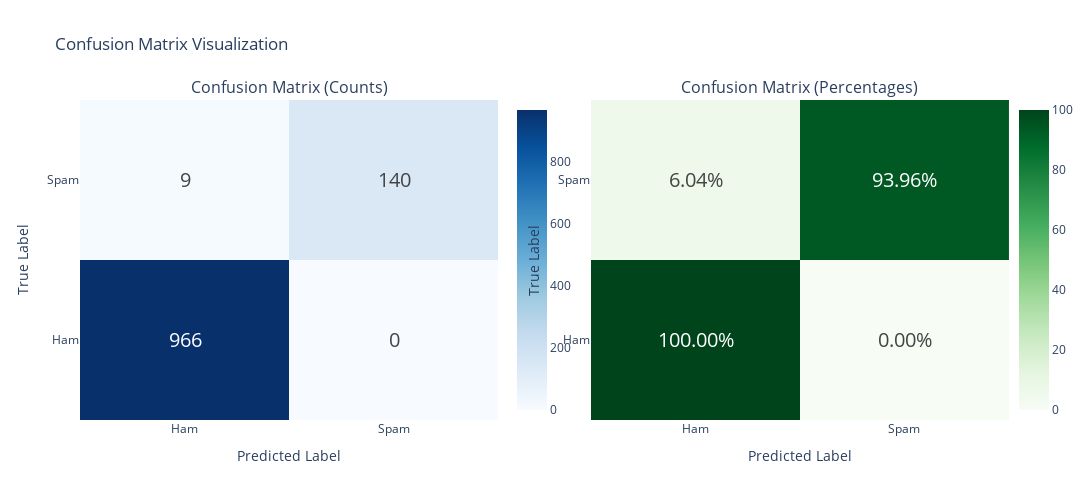

The notebook cell this image was saved under:
### Markdown cell above
## 12. Confusion Matrix Visualization

### Code cell
# Confusion Matrix Visualization using Plotly
cm = confusion_matrix(test_true_labels, test_predictions)

# Create subplots for count and percentage
fig = make_subplots(
    rows=1, cols=2,
    subplot_titles=('Confusion Matrix (Counts)', 'Confusion Matrix (Percentages)'),
    specs=[[{'type':'heatmap'}, {'type':'heatmap'}]]
)

# Confusion matrix with counts
fig.add_trace(
    go.Heatmap(
        z=cm,
        x=['Ham', 'Spam'],
        y=['Ham', 'Spam'],
        text=cm,
        texttemplate='%{text}',
        textfont={"size": 20},
        colorscale='Blues',
        showscale=True,
        colorbar=dict(x=0.46)
    ),
    row=1, col=1
)

# Confusion matrix with percentages
cm_percent = cm.astype('float') / cm.sum(axis=1)[:, np.newaxis] * 100
fig.add_trace(
    go.Heatmap(
        z=cm_percent,
        x=['Ham', 'Spam'],
        y=['Ham', 'Spam'],
        text=[[f'{val:.2f}%' for val in row] for row in cm_percent],
        texttemplate='%{text}',
        textfont={"size": 20},
        colorscale='Greens',
        showscale=True,
        colorbar=dict(x=1.0)
    ),
    row=1, col=2
)

fig.update_xaxes(title_text="Predicted Label", row=1, col=1)
fig.update_xaxes(title_text="Predicted Label", row=1, col=2)
fig.update_yaxes(title_text="True Label", row=1, col=1)
fig.update_yaxes(title_text="True Label", row=1, col=2)

fig.update_layout(
    title_text="Confusion Matrix Visualization",
    height=500,
    width=1200
)

fig.show()

### Figure 1 — Plotly figure (JSON) as saved in the notebook; plotly's stock layout.template omitted (floating-point values rounded to 4 significant figures)
{"data": [{"colorbar": {"x": 0.46}, "colorscale": [[0, "rgb(247,251,255)"], [0.125, "rgb(222,235,247)"], [0.25, "rgb(198,219,239)"], [0.375, "rgb(158,202,225)"], [0.5, "rgb(107,174,214)"], [0.625, "rgb(66,146,198)"], [0.75, "rgb(33,113,181)"], [0.875, "rgb(8,81,156)"], [1, "rgb(8,48,107)"]], "showscale": true, "text": [[966, 0], [9, 140]], "textfont": {"size": 20}, "texttemplate": "%{text}", "type": "heatmap", "x": ["Ham", "Spam"], "xaxis": "x", "y": ["Ham", "Spam"], "yaxis": "y", "z": [[966, 0], [9, 140]]}, {"colorbar": {"x": 1}, "colorscale": [[0, "rgb(247,252,245)"], [0.125, "rgb(229,245,224)"], [0.25, "rgb(199,233,192)"], [0.375, "rgb(161,217,155)"], [0.5, "rgb(116,196,118)"], [0.625, "rgb(65,171,93)"], [0.75, "rgb(35,139,69)"], [0.875, "rgb(0,109,44)"], [1, "rgb(0,68,27)"]], "showscale": true, "text": [["100.00%", "0.00%"], ["6.04%", "93.96%"]], "textfont": {"size": 20}, "texttemplate": "%{text}", "type": "heatmap", "x": ["Ham", "Spam"], "xaxis": "x2", "y": ["Ham", "Spam"], "yaxis": "y2", "z": [[100.0, 0.0], [6.04, 93.96]]}], "layout": {"annotations": [{"font": {"size": 16}, "showarrow": false, "text": "Confusion Matrix (Counts)", "x": 0.225, "xanchor": "center", "xref": "paper", "y": 1, "yanchor": "bottom", "yref": "paper"}, {"font": {"size": 16}, "showarrow": false, "text": "Confusion Matrix (Percentages)", "x": 0.775, "xanchor": "center", "xref": "paper", "y": 1, "yanchor": "bottom", "yref": "paper"}], "height": 500, "title": {"text": "Confusion Matrix Visualization"}, "width": 1200, "xaxis": {"anchor": "y", "domain": [0, 0.45], "title": {"text": "Predicted Label"}}, "xaxis2": {"anchor": "y2", "domain": [0.55, 1], "title": {"text": "Predicted Label"}}, "yaxis": {"anchor": "x", "domain": [0, 1], "title": {"text": "True Label"}}, "yaxis2": {"anchor": "x2", "domain": [0, 1], "title": {"text": "True Label"}}}}
